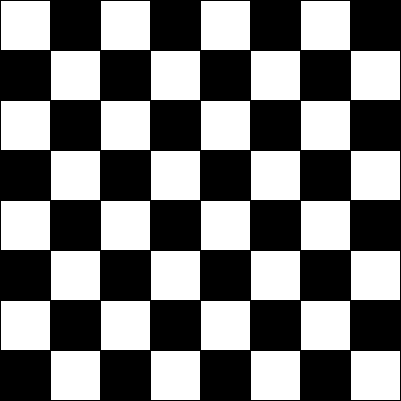
Frame 1 (no input)
Frame 60 (the mouse pressed at the canvas centre just before this capture): identical to frame 1, image omitted
Frame 120 (the mouse held since frame 60 and released just before this capture): identical to frame 1, image omitted

The Processing sketch that drew this single still picture (run headless with seeded random() and noise(); from frame 60 on, the mouse is pressed at the canvas centre):

// Processing sketch: checkers_java
// ── checkers_java.pde
// Checker board generation
// Using nested iteration

void setup() {
  size(401, 401);
}

void draw() {
  int a=1;
  //color of each individual square
  int c=0;

  for (int x=0; x<400; x=x+50) {
    //alternates the fill between black and white
    a=a*-1;
    for (int y=0; y<400; y=y+50) {
      //alternates the fill between black and white
      a=a*-1;
      if (a<0) {
        //set color to black
        c=0;
      }
      if (a>0) {
        //set color to white
        c=255;
      }
      //changes fill to c
      fill(c);
      //draws the checkers square
      rect(x, y, 50, 50);
    }
  }
}

void keyPressed() {
  if (key == 's') {
    save("../checkers.png");
  }
}
